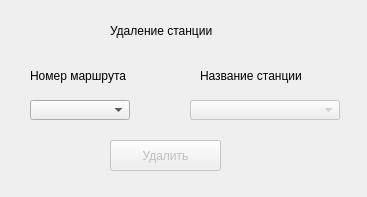
<?xml version="1.0" encoding="UTF-8"?>
<ui version="4.0">
 <class>DialogAboutDeletingStation</class>
 <widget class="QDialog" name="DialogAboutDeletingStation">
  <property name="geometry">
   <rect>
    <x>0</x>
    <y>0</y>
    <width>367</width>
    <height>197</height>
   </rect>
  </property>
  <property name="windowTitle">
   <string>Dialog</string>
  </property>
  <widget class="QComboBox" name="comboBox_2">
   <property name="enabled">
    <bool>false</bool>
   </property>
   <property name="geometry">
    <rect>
     <x>190</x>
     <y>100</y>
     <width>150</width>
     <height>20</height>
    </rect>
   </property>
  </widget>
  <widget class="QLabel" name="label_3">
   <property name="geometry">
    <rect>
     <x>110</x>
     <y>10</y>
     <width>141</width>
     <height>41</height>
    </rect>
   </property>
   <property name="styleSheet">
    <string notr="true">font: 11pt &quot;MS Shell Dlg 2&quot;;</string>
   </property>
   <property name="text">
    <string>Удаление станции</string>
   </property>
  </widget>
  <widget class="QComboBox" name="comboBox">
   <property name="geometry">
    <rect>
     <x>30</x>
     <y>100</y>
     <width>100</width>
     <height>20</height>
    </rect>
   </property>
  </widget>
  <widget class="QLabel" name="label_2">
   <property name="geometry">
    <rect>
     <x>200</x>
     <y>60</y>
     <width>111</width>
     <height>31</height>
    </rect>
   </property>
   <property name="styleSheet">
    <string notr="true">font: 10pt &quot;MS Shell Dlg 2&quot;;</string>
   </property>
   <property name="text">
    <string>Название станции</string>
   </property>
  </widget>
  <widget class="QLabel" name="label">
   <property name="geometry">
    <rect>
     <x>30</x>
     <y>60</y>
     <width>101</width>
     <height>31</height>
    </rect>
   </property>
   <property name="styleSheet">
    <string notr="true">font: 10pt &quot;MS Shell Dlg 2&quot;;</string>
   </property>
   <property name="text">
    <string>Номер маршрута</string>
   </property>
  </widget>
  <widget class="QPushButton" name="pushButton">
   <property name="enabled">
    <bool>false</bool>
   </property>
   <property name="geometry">
    <rect>
     <x>110</x>
     <y>140</y>
     <width>111</width>
     <height>31</height>
    </rect>
   </property>
   <property name="text">
    <string>Удалить</string>
   </property>
   <property name="autoDefault">
    <bool>true</bool>
   </property>
   <property name="default">
    <bool>false</bool>
   </property>
  </widget>
 </widget>
 <resources/>
 <connections/>
</ui>
